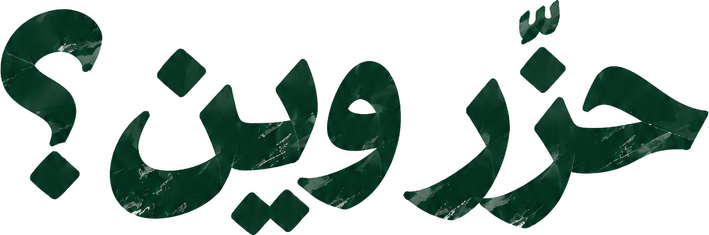
#> input picture plugins/image-studio/skills/image-studio/kit/words/hazzir_wein.png, 709 x 235 px, given in place of lettering_g.png, which was not available
$ python make_poster.py
#> lines starting #> are read from the running program, lines starting #| are printed output that depends on the picture; after the words box and inside, x2 and y2 are one past the last pixel; in counts of white or black regions, pixels touching at a corner belong together; pictures that were not available may be replaced by others from this repository, and a replacement may not be noted
### plugins/image-studio/skills/image-studio/kit/series_lib.py
"""Image-studio core library (and the OFF THE MAP 8-story scratch-card series script).

Import it for the building blocks: build_plate, blob_polygon/rough/dilate (torn frames), chrome_layer
(typed text with correct Arabic shaping), headline + use_word (brush words), apply_foil/zigzag/
leftovers (scratch foil), coin, flakes, catmull/star. Run it directly to render the 8-story series
whose constants sit at the top of this file (needs only the project's inputs/photo.jpg; the brush words
come from kit/lettering.png and kit/words).

The series constants below (trip title, clues, coordinates) are the author's own first series and are
kept as a worked example: replace them with yours.
"""
import math, random, subprocess, os, shutil, sys, glob
from pathlib import Path
import numpy as np
from PIL import Image, ImageDraw, ImageFilter, ImageFont, ImageEnhance, ImageChops

W, H = 1080, 1920
GREEN = (30, 58, 43)
GOLD = (184, 151, 90)
FONT = "fonts/Montserrat.ttf"
def find_chrome():
    """A Chromium-based browser for rendering text. Set CHROME=/path/to/browser to choose one."""
    env = os.environ.get("CHROME") or os.environ.get("CHROME_PATH")
    if env: return env
    paths = [r"C:\Program Files\Google\Chrome\Application\chrome.exe",
             r"C:\Program Files (x86)\Google\Chrome\Application\chrome.exe",
             r"C:\Program Files (x86)\Microsoft\Edge\Application\msedge.exe",
             r"C:\Program Files\Microsoft\Edge\Application\msedge.exe",
             "/Applications/Google Chrome.app/Contents/MacOS/Google Chrome",
             "/Applications/Chromium.app/Contents/MacOS/Chromium",
             "/Applications/Microsoft Edge.app/Contents/MacOS/Microsoft Edge"]
    paths += [shutil.which(n) for n in ("google-chrome", "google-chrome-stable", "chromium", "chromium-browser", "chrome", "microsoft-edge")]
    paths += sorted(glob.glob(os.path.join(os.environ.get("PLAYWRIGHT_BROWSERS_PATH", "/opt/pw-browsers"), "chromium-*", "chrome-linux*", "chrome")))
    return next((p for p in paths if p and os.path.exists(p)), "chrome")


CHROME = find_chrome()
HERE = os.path.dirname(os.path.abspath(__file__))
FOOTER = "OFF THE MAP · THU 15.10 · 18:00 · YOUR VENUE"      # event line under the rule: change per event

# photo placement: canvas = orig * PS + offset (photo is 1125x1500, never redrawn)
PS, PX0, PY0 = 0.96, 0, -165
def p2c(x, y): return x * PS + PX0, y * PS + PY0
def o2n(x, y):                                   # v2 canvas point -> same photo point in v3
    return (x + 11) / 0.98 * PS + PX0, (y + 150) / 0.98 * PS + PY0
def o2n_box(b):
    a = o2n(b[0], b[1]); c = o2n(b[2], b[3]); return (round(a[0]), round(a[1]), round(c[0]), round(c[1]))

FACE = p2c(322, 795)                       # rider's head centre
PIN = tuple(round(v) for v in o2n(175, 400))
TAG = o2n_box((222, 420, 402, 480))        # "180 KM" tag box
PEEP = o2n_box((700, 548, 985, 728))                # first peek: lake shore
HEAD_Y = (1090, 1350)                      # headline band
PROF_TOP, SUB_TOP, EN_TOP, RULE_TOP, FOOT_TOP = 1370, 1428, 1506, 1556, 1574
AR_TOP = 1500
MEETUP_LINE = "القصة كاملة باللقاء الجاي"
BANNER = ("حابين نكشفلكم أول رحلة", "رح تكون معنا باللقاء الجاي")
TEXT_ZONE = (90, 1362, 990, 1608)          # keep foil specks off visible text
TRIP_TITLE = "سيبيريا على ظهر خيل"
PROFESSION = "محامي، مهندس برمجيات"


# ---------------------------------------------------------------- helpers
# [41 lines left out: functions smooth_noise, torn_walk, blob_polygon, torn_polygon, not called in this run]


def mask_from_poly(pts):
    m = Image.new("L", (W, H), 0); ImageDraw.Draw(m).polygon(pts, fill=255); return m


# [8 lines left out: function rough, not called in this run]


def dilate(mask, px):
    a = np.asarray(mask.filter(ImageFilter.GaussianBlur(px)), np.float32)
    return Image.fromarray(((a > 18) * 255).astype(np.uint8))


# [80 lines left out: functions flakes, edge_points, chrome_layer, text_block, not called in this run]


ICONS = {
    "clock": '<svg class="ic" viewBox="0 0 24 24" fill="none" stroke="#1E3A2B" stroke-width="2.2" stroke-linecap="round"><circle cx="12" cy="12" r="9"/><path d="M12 7v5l3.5 2"/></svg>',
    "snow": '<svg class="ic" viewBox="0 0 24 24" fill="none" stroke="#1E3A2B" stroke-width="2.2" stroke-linecap="round"><path d="M12 2v20M3.3 7l17.4 10M3.3 17L20.7 7M9 4l3 2.5L15 4M9 20l3-2.5 3 2.5"/></svg>',
    "train": '<svg class="ic" viewBox="0 0 24 24" fill="none" stroke="#1E3A2B" stroke-width="2.2" stroke-linecap="round" stroke-linejoin="round"><rect x="5" y="3" width="14" height="14" rx="3"/><path d="M5 11h14M9 21l1.5-4M15 21l-1.5-4"/><circle cx="9" cy="14" r=".6" fill="#1E3A2B"/><circle cx="15" cy="14" r=".6" fill="#1E3A2B"/></svg>',
    "waves": '<svg class="ic" viewBox="0 0 24 24" fill="none" stroke="#1E3A2B" stroke-width="2.2" stroke-linecap="round"><path d="M2 8c2.5-2 4.5-2 7 0s4.5 2 7 0 4.5-2 6 0M2 13c2.5-2 4.5-2 7 0s4.5 2 7 0 4.5-2 6 0M2 18c2.5-2 4.5-2 7 0s4.5 2 7 0 4.5-2 6 0"/></svg>',
}
CLUES = [  # (centre, rotation, number, icon, text)
    ((585, 322), -2.0, 1, "waves", "فيها أعمق بحيرة بالعالم"),
    ((326, 600), 1.6, 2, "snow", "الشتا بيوصل 40 تحت الصفر"),
    ((560, 862), -1.2, 3, "train", "أطول سكة قطار بالعالم بتقطعها"),
]


# [6 lines left out: function clue_tags, not called in this run]


# ---------------------------------------------------------------- brush headline (AI lettering, keyed out)
BANDS = {"name": ("lettering.png", 197, 521), "guess": ("lettering.png", 636, 935), "clues": ("lettering.png", 1070, 1383)}
LSCALE = 725 / 929
SHEET_SCALE = {"lettering.png": 1.0}        # second sheet is calibrated on its own "مهدي كبها" line


def use_word(key, slug):
    """Use a verified word from kit/words/ (see words/INDEX.md) as headline `key`."""
    BANDS[key] = os.path.join(HERE, "words", f"{slug}.png")


# [18 lines left out: function lettering, not called in this run]


def ink_bands(sheet, gap=25):
#> called with sheet = 'lettering_g.png', gap = 25
    a = np.asarray(Image.open(sheet).convert("RGB"), np.float32) @ np.array([0.299, 0.587, 0.114], np.float32)
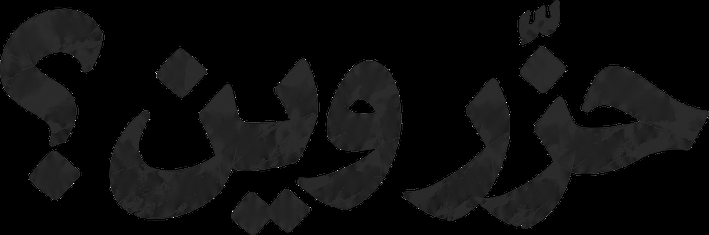
#> a: shape (235, 709) float32; min 0, max 255, mean 13.3
    ink = a < 200
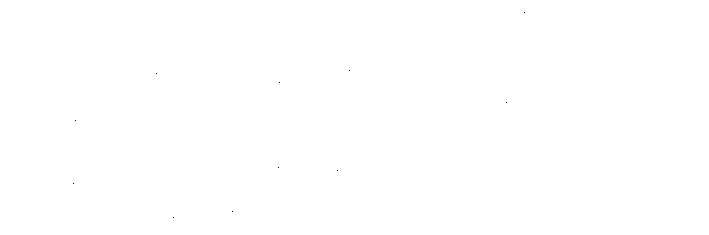
#> ink: shape (235, 709) bool; 100% white; black in thin lines or dots, all inside (x1, y1, x2, y2) = (73, 12, 525, 218)
    rows = np.where(ink.sum(1) > 3)[0]
#> rows = 235 values from 0 to 234
    bands, s0, p = [], rows[0], rows[0]
#> bands = []; s0 = 0; p = 0
    for r in rows[1:]:
        if r > p + gap: bands.append((s0, p)); s0 = r
        p = r
    bands.append((s0, p))
    out = []
    for b0, b1 in bands:
        cols = np.where(ink[b0:b1 + 1].sum(0) > 0)[0]
        out.append((int(b0), int(b1), int(cols.max() - cols.min())))
#> this loop made 1 pass
#> (b0, b1) on pass 1: (0, 234)
#> after the loop, out = [(0, 234, 708)]
    return out


# [15 lines left out: functions load_sheet2, load_sheet3, not called in this run]


INTRO_BAND = (1180, 1414)
# [16 lines left out: functions intro_text, catmull, not called in this run]


def star(d, cx, cy, rv, rh, col):
    w = rv * 0.11
    d.polygon([(cx, cy - rv), (cx + w, cy - w), (cx + rh, cy), (cx + w, cy + w), (cx, cy + rv), (cx - w, cy + w), (cx - rh, cy), (cx - w, cy - w)], fill=col)


# [39 lines left out: functions headline, build_plate, not called in this run]


ROUTE = [(-20, 330), (60, 362), (125, 420), (175, 470), (245, 520), (310, 555), (420, 572), (520, 600), (610, 650), (690, 720),
         (770, 815), (880, 862), (990, 900), (1100, 935)]
WAYPOINTS = [(60, 362), (310, 555), (610, 650), (880, 862)]
ROUTE = [o2n(*p) for p in ROUTE]
WAYPOINTS = [o2n(*p) for p in WAYPOINTS]


# [105 lines left out: functions draw_route, draw_tag, build_base, draw_pin, coin, not called in this run]


# ---------------------------------------------------------------- scratching
STREAKS = []


# [45 lines left out: functions zigzag, apply_streaks, leftovers, blob, not called in this run]


_FOIL = None
# [120 lines left out: functions foil_tex, apply_foil, main, not called in this run]


# [2 lines that do not run on import are left out]

### plugins/image-studio/skills/image-studio/references/examples/make_poster.py
"""OFF THE MAP 'guess who' guest poster (1080x1920). Reference script: read and adapt it.

It needs inputs that are not shipped (the guest's photo and its GrabCut mask, an AI scene
"alpine.png", a lettering sheet "lettering_g.png"). Names and clues are placeholders.

Same look as the scratch-card story series: the guest is a gold-foil silhouette that
nobody has scratched yet. All normal text is typed and rendered through Chrome; the AI
parts are the Alps scene, the silhouette shape and the two brush words.
"""
import os
import numpy as np
from PIL import Image, ImageDraw, ImageFilter, ImageEnhance, ImageChops

import series_lib as ms
import logo

HERE = os.path.dirname(os.path.abspath(__file__))
W, H = ms.W, ms.H

# ---------------------------------------------------------------- content
HOOK_SUB = "الضيف المميز اللي رح يكون معنا"
TALK_KICKER = "مداخلة بعنوان"
CLUES = [  # (centre, rotation, number, icon, text)
    ((340, 375), -2.0, 1, "arch", "التلميح الأول: مهنته"),
    ((300, 525), 1.5, 2, "mountain", "التلميح الثاني: شغفه"),
    ((342, 675), -1.2, 3, "drone", "التلميح الثالث: إنجاز مميز"),
]
FOOTER = "OFF THE MAP · THU 15.10 · 18:00 · YOUR VENUE"

# ---------------------------------------------------------------- layout
ALP_SCALE, ALP_X0, ALP_Y0 = 0.90, -150, 205       # Alps scene placement on the canvas
PERSON_MASK = "person_mask_gc.png"                # the guest's real outline, cut from inputs/guest.jpg (GrabCut)
FIG_SCALE, FIG_X0, FIG_Y0 = 0.62, 542, 458        # outline bbox -> canvas (bottom is hidden by the torn frame)
FACE_IN_PHOTO = (614, 768)                         # face centre in the original photo: the ؟ goes there
Q_FONT = 205
HOOK_BAND, HOOK_EXTRA = (1124, 1292), 0.82
SUB_TOP = 1310
TALK_BAND, TALK_EXTRA = (1420, 1540), 0.60
RULE_TOP, FOOT_TOP = 1578, 1594
COIN = (482, 1012)

ICONS = {
    "arch": '<svg class="ic" viewBox="0 0 24 24" fill="none" stroke="#1E3A2B" stroke-width="2.1" stroke-linejoin="round" stroke-linecap="round"><path d="M3 21h18M5 21V8l7-5 7 5v13M9 21v-6h6v6M9 11h1M14 11h1"/></svg>',
    "mountain": '<svg class="ic" viewBox="0 0 24 24" fill="none" stroke="#1E3A2B" stroke-width="2.1" stroke-linejoin="round" stroke-linecap="round"><path d="M2 20L9 7l4 6 3-4 6 11zM7.3 10.4l1.7 1.4 1.6-1.6"/></svg>',
    "drone": '<svg class="ic" viewBox="0 0 24 24" fill="none" stroke="#1E3A2B" stroke-width="2" stroke-linecap="round"><circle cx="5" cy="5" r="2.6"/><circle cx="19" cy="5" r="2.6"/><circle cx="5" cy="19" r="2.6"/><circle cx="19" cy="19" r="2.6"/><path d="M7 7l3 3M17 7l-3 3M7 17l3-3M17 17l-3-3"/><rect x="9.5" y="9.5" width="5" height="5" rx="1"/></svg>',
}


# ---------------------------------------------------------------- pieces
# [104 lines left out: functions key_white, move_paraglider, build_base, silhouette_mask, person_figure, gold_figure and 2 more, not called in this run]


def load_lettering(sheet="lettering_g.png"):
    b = [x for x in ms.ink_bands(sheet) if x[1] - x[0] > 60]
#> b = [(0, 234, 708)]
    ms.SHEET_SCALE[sheet] = 929 / b[0][2]
#> (the run stopped early here; a loop or call above may not have finished)

$ run again, on plugins/image-studio/skills/image-studio/kit/words/ihzar_meen.png
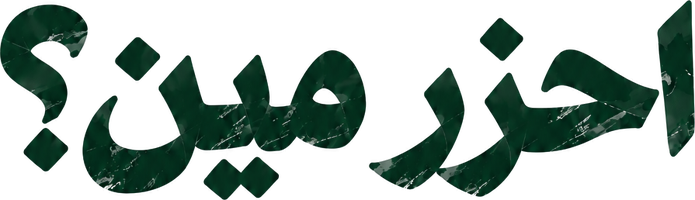
#> input picture plugins/image-studio/skills/image-studio/kit/words/ihzar_meen.png, 695 x 200 px, given in place of lettering_g.png, which was not available
#> in ink_bands, `a = np.asarray(Image.open(sheet).convert("RGB"), np.float32) @ np.arra..`:
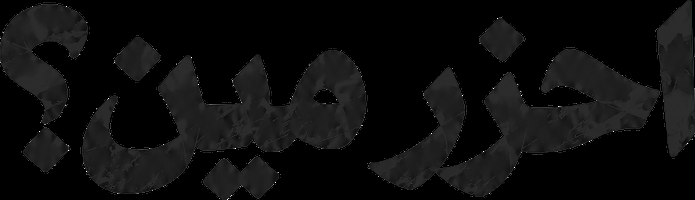
#> a: shape (200, 695) float32; min 0, max 255, mean 13.4
#> ink: shape (200, 695) bool; 100% white; black in thin lines or dots
#> rows = 200 values from 0 to 199
#> in ink_bands, `bands, s0, p = [], rows[0], rows[0]`: bands = []; s0 = 0
#> the loop in ink_bands, `for b0, b1 in bands:` made 1 pass
#> (b0, b1) on pass 1: (0, 199)
#> after the loop in ink_bands, `for b0, b1 in bands:`: out = [(0, 199, 694)]
